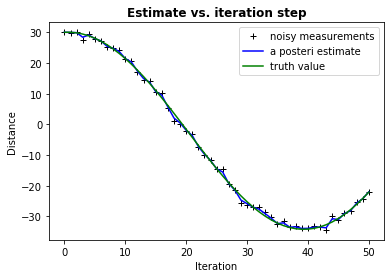

The script that drew this image:
#!/usr/bin/env python
# coding: utf-8

# In[4]:


import numpy as np
import matplotlib.pyplot as plt
from scipy.stats import norm

data = np.loadtxt('pen.csv',delimiter =',')
x = data[:,0]
z = data[:,1]
actual = data[:,2]

error = actual - x

plt.figure()
plt.plot(z,'k+',label='noisy measurements')
plt.plot(x,'b-',label='a posteri estimate')
plt.plot(actual,color='g',label='truth value')
plt.legend()
plt.title('Estimate vs. iteration step', fontweight='bold')
plt.xlabel('Iteration')
plt.ylabel('Distance')

    

    


# In[5]:


mu, std = norm.fit(error)
plt.hist(error, bins=25, density=True, alpha=0.6, color='g')

xmin, xmax = plt.xlim()
x = np.linspace(xmin, xmax, 100)
p = norm.pdf(x, mu, std)
plt.plot(x, p, 'k', linewidth=2)
title = "Fit results: mu = %.2f,  std = %.2f" % (mu, std)
plt.title(title)

plt.show()
